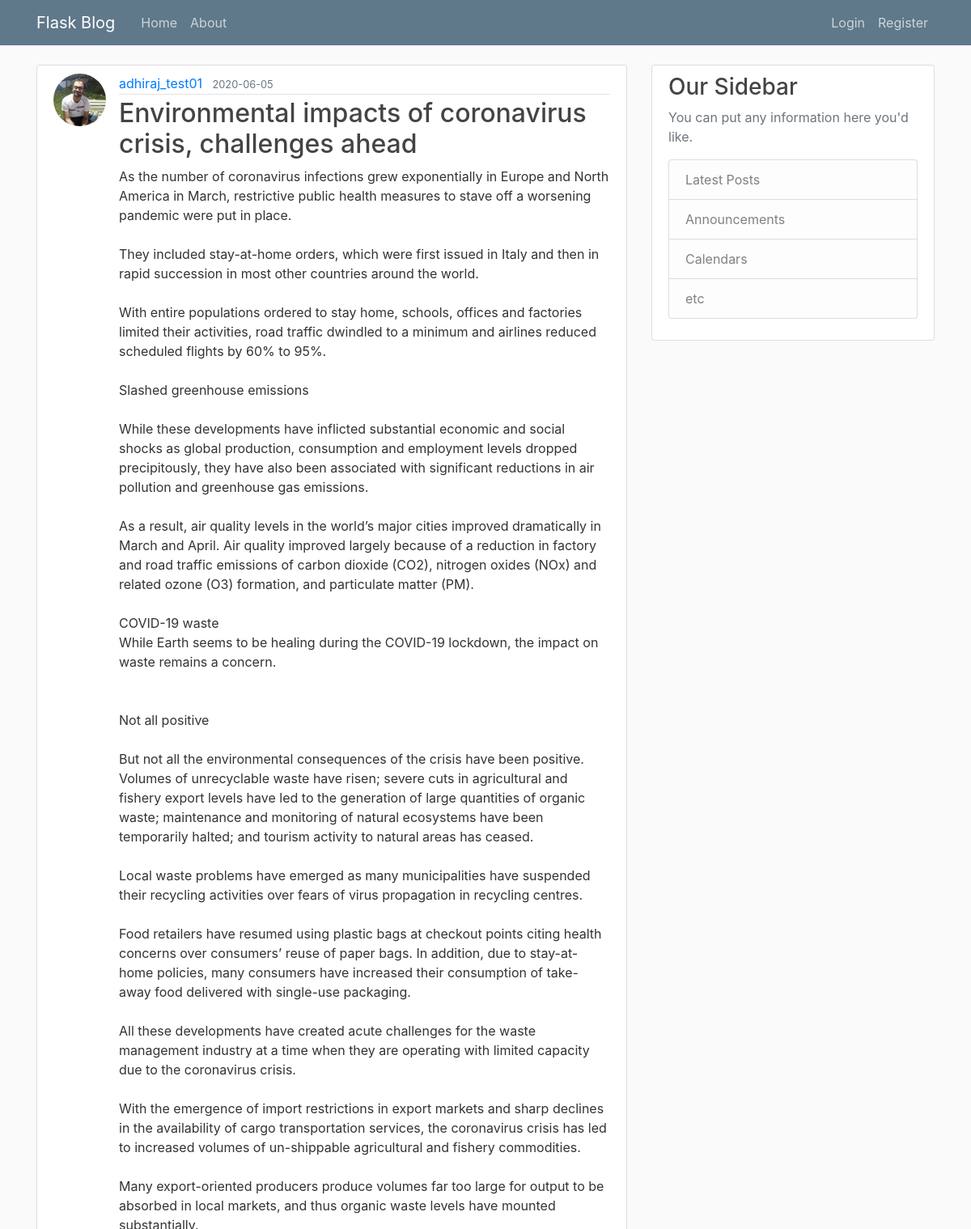
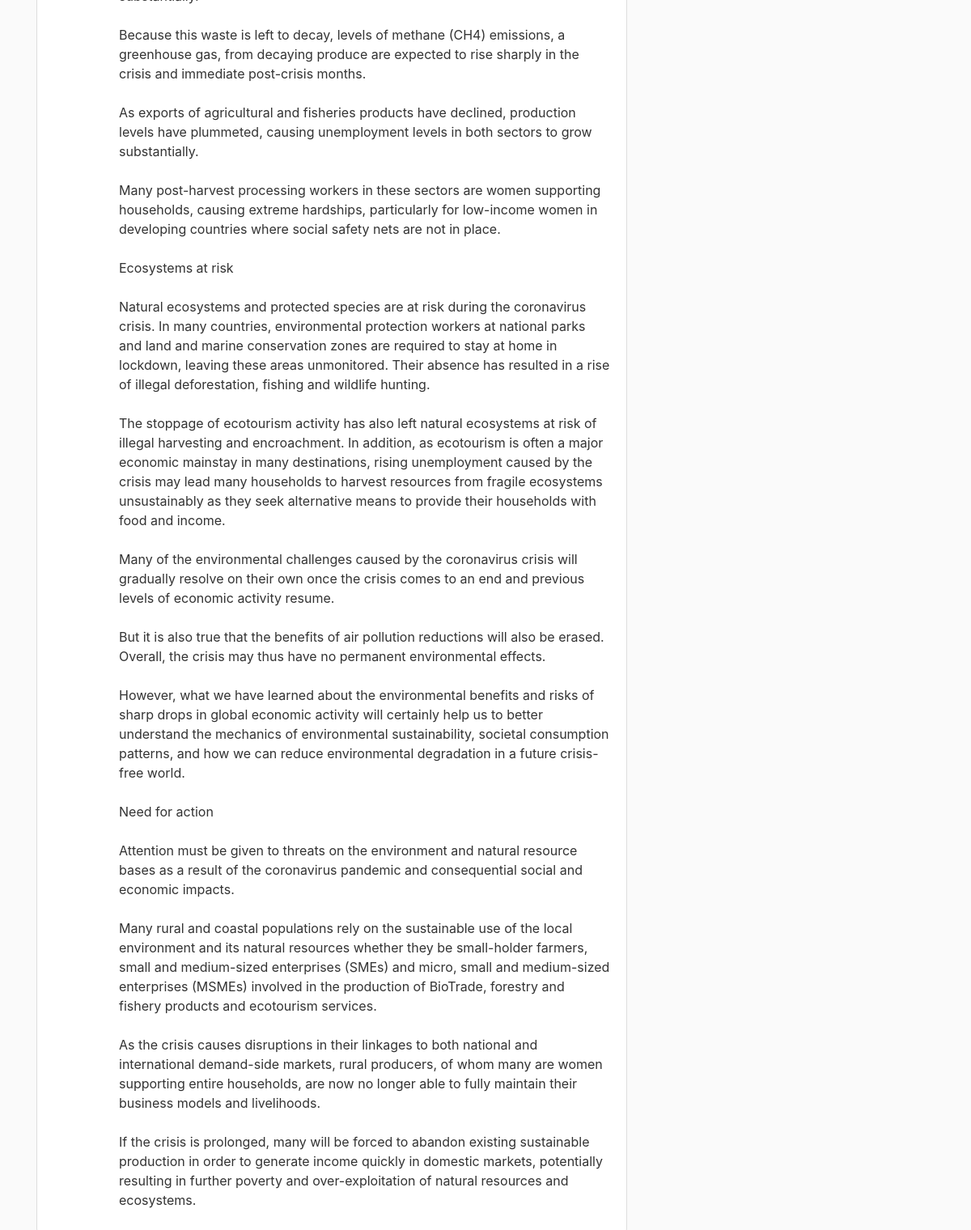
Screenshot of /post/2 with the database file from the repository (2 pictures, top to bottom).
### flaskblog/models.py (models this page shows, shortened)
class User(db.Model,UserMixin):
	id = db.Column(db.Integer, primary_key=True)
	username = db.Column(db.String(20),unique=True, nullable=False)
	email = db.Column(db.String(120),unique=True, nullable=False)
	image_file = db.Column(db.String(20), nullable=False, default='default.jpg')
	password = db.Column(db.String(60),nullable=False)
	posts = db.relationship('Post',backref='author',lazy=True)

class Post(db.Model):
	id = db.Column(db.Integer, primary_key=True)
	title = db.Column(db.String(150),nullable=False)
	date_posted = db.Column(db.DateTime, nullable=False, default=datetime.utcnow)
	content = db.Column(db.Text, nullable=False)
	user_id = db.Column(db.Integer, db.ForeignKey('user.id'),nullable=False)

### flaskblog/routes.py (the view)
@app.route("/post/<int:post_id>")
def post(post_id):
	post = Post.query.get_or_404(post_id)
	return render_template('post.html', title=post.title, post=post)

### flaskblog/templates/post.html (shortened to what this page needs)
{% extends "layout.html" %}
{% block content %}
	<article class="media content-section">
		<img class="rounded-circle article-img" src="{{ url_for('static', filename='profile_pics/' + post.author.image_file) }}">
		  <div class="media-body">
		    <div class="article-metadata">
		      <a class="mr-2" href="{{ url_for('user_posts', username=post.author.username) }}">{{ post.author.username }}</a>
		      <small class="text-muted">{{ post.date_posted.strftime('%Y-%m-%d') }}</small>
		    </div>
		    <h2>{{ post.title }}</h2>
		    <p class="article-content">{{ post.content }}</p>
		  </div>
</article>
{% endblock content %}

### flaskblog/static/main.css (style rules this page uses)
body { background: #fafafa; color: #333333; margin-top: 5rem; }
h1, h2, h3, h4, h5, h6 { color: #444444; }
.content-section { background: #ffffff; padding: 10px 20px; border: 1px solid #dddddd; border-radius: 3px; margin-bottom: 20px; }
.article-content { white-space: pre-line; }
.article-img { height: 65px; width: 65px; margin-right: 16px; }
.article-metadata { padding-bottom: 1px; margin-bottom: 4px; border-bottom: 1px solid #e3e3e3 }

### rows the page displays
User: image_file (picture), author.username "adhiraj_test01"
Post: date_posted "2020-06-05", title "Environmental impacts of coronavirus crisis, challenges ahead", content "As the number of coronavirus infections grew exponentially in Europe and North America in March, restrictive public health measures to stave off a worsening pandemic were put in place. They included stay-at-home orders, which were first issued in Italy and then in rapid succession in most other countries around the world. With entire populations ordered to stay home, schools, offices and factories limited their activities, road traffic dwindled to a minimum and airlines reduced scheduled flights by 60% to 95%. Slashed greenhouse emissions While these developments have inflicted substantial economic and social shocks as global production, consumption and employment levels dropped…"
